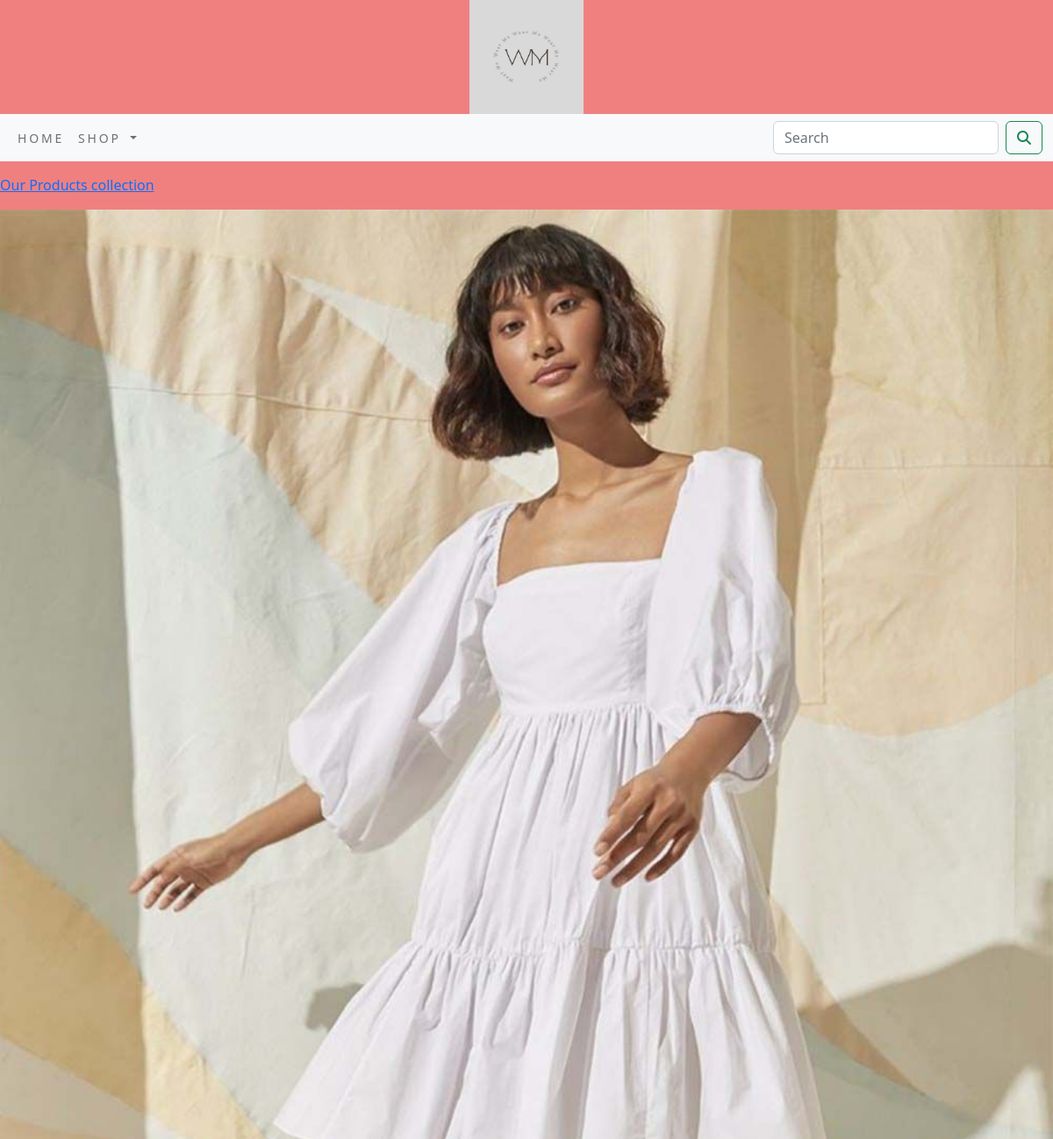
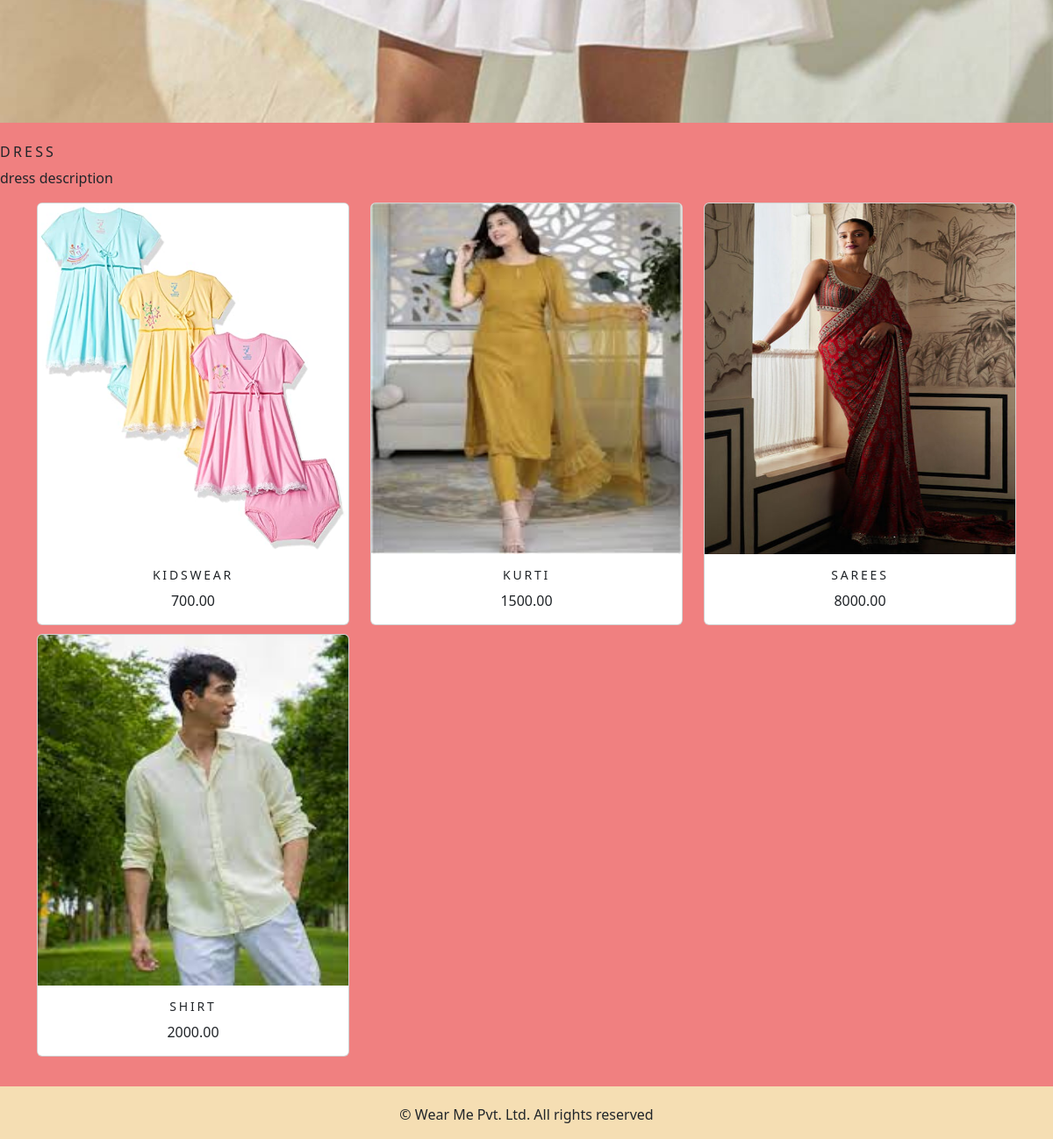
/shop/dress/, run on the app's committed database (2 pictures, top to bottom).
### shop/models.py (models this page shows, shortened)
class Category(models.Model):
    name = models.CharField(max_length=250, unique=True)
    slug = models.SlugField(max_length=250, unique=True)
    description = models.TextField(blank=True)
    image = models.ImageField(upload_to='category', blank=True)
    class Meta:
        ordering = ('name',)
        verbose_name = 'category'
        verbose_name_plural = 'categories'
    def get_url(self):
        return  reverse('shop:products_by_category',args=[self.slug])

class Product(models.Model):
    name = models.CharField(max_length=250, unique=True)
    slug = models.SlugField(max_length=250, unique=True)
    description = models.TextField(blank=True)
    price = models.DecimalField(max_digits=10, decimal_places=2)
    category = models.ForeignKey(Category, on_delete=models.CASCADE)
    image = models.ImageField(upload_to='product', blank=True)
    stock = models.IntegerField()
    available = models.BooleanField(default=True)
    created = models.DateField(auto_now_add=True)
    updated = models.DateTimeField(auto_now=True)
    def get_url(self):
        return  reverse('shop:prodCatdetail',args=[self.category.slug,self.slug])
    class Meta:
        ordering = ('name',)
        verbose_name = 'product'
        verbose_name_plural = 'products'

### shop/views.py (the view)
# urls.py: path('',views.allProdCat,name='allProdCat'),
def allProdCat(request,c_slug=None):
    c_page=None
    products_list=None
    if c_slug!=None:
        c_page=get_object_or_404(Category,slug=c_slug)
        products_list=Product.objects.all().filter(category=c_page,available=True)
    else:
        products_list=Product.objects.all().filter(available=True)
    paginator=Paginator(products_list,6)
    try:
        page=int(request.GET.get('page','1'))
    except:
        page=1
    try:
        products=paginator.page(page)
    except (EmptyPage,InvalidPage):
        products=paginator.page(paginator.num_pages)
    return render(request,"category.html",{'category':c_page,'products':products})

### cart/context_processors.py (called while the page is built)
def counter(request):
    item_count=0
    if 'admin' in request.path:
        return {}
    else:
        try:
            cart=Cart.objects.filter(cart_id=_cart_id(request))
            car_items=CartItem.objects.all().filter(cart=cart[:1])
            for cart_item in car_items:
                item_count += cart_item.quantity
        except Cart.DoesNotExist:
            item_count =0
    return  dict(item_count=item_count)

### cart/views.py (called while the page is built)
def _cart_id(request):
    cart = request.session.session_key
    if not cart:
        cart = request.session.create()
    return cart

### shop/context_processors.py (called while the page is built)
def menu_links(request):
    links=Category.objects.all()
    return dict(menu_links=links)

### templates/category.html (shortened to what this page needs)
{% extends 'base.html' %}
{% load static %}
{% block content %}
{% if category %}
    <div>
        <div class="row my_row_class">
            <div class="mx-auto">
            <p><a href="{% url 'shop:allProdCat' %}">Our Products collection</a></p>
        </div>
            </div>
    </div>
    {% endif %}
<div class="mx-auto">
    {% if category %}
        <img class="my_image" src="{{category.image.url}}" alt="{{category.name}}">
</div>
    <br>
<div>
        <h1 class="text_center my_title">{{category.name}}</h1>
        <p class="text-justify">{{category.description}}</p>
</div>
    {% endif %}
<div class="container">
    <div class="row mx_auto">
        {% for product in products.object_list %}
        <div class="my_bottom_margin col-9 col-sm-12 col-md-4 col-lg-4">
            <div class="card text-center" style="min-width:18rem;">
                <a href="{{product.get_url}}"><img class="card-img-top my_image" style="height:25rem;" src="{{product.image.url}}" alt="{{product.name}}"></a>
                <div class="card-body" style="height:5rem;">
                    <h4>{{product.name}}</h4>
                    <p>{{product.price}}</p>
                </div>
            </div>
        </div>
        {% endfor %}
    </div>
    <br>
</div>
{% endblock %}

### static/css/custom.css (style rules this page uses)
.my_row_class { padding-top :15px; }
.my_image { width:100%; height:auto; }
.my_title { font-size:16px; text-transform:uppercase; letter-spacing:.2em; }
.my_bottom_margin { margin-bottom:10px; }
.card-body h4 { font-size:14px; text-transform:uppercase; letter-spacing:.2em; }

### data on the page
Category: image (picture), name "DRESS", description "dress description"
Product: image (picture), name "KIDSWEAR", price "700.00"
Product: image (picture), name "KURTI", price "1500.00"
Product: image (picture), name "SAREES", price "8000.00"
Product: image (picture), name "SHIRT", price "2000.00"
